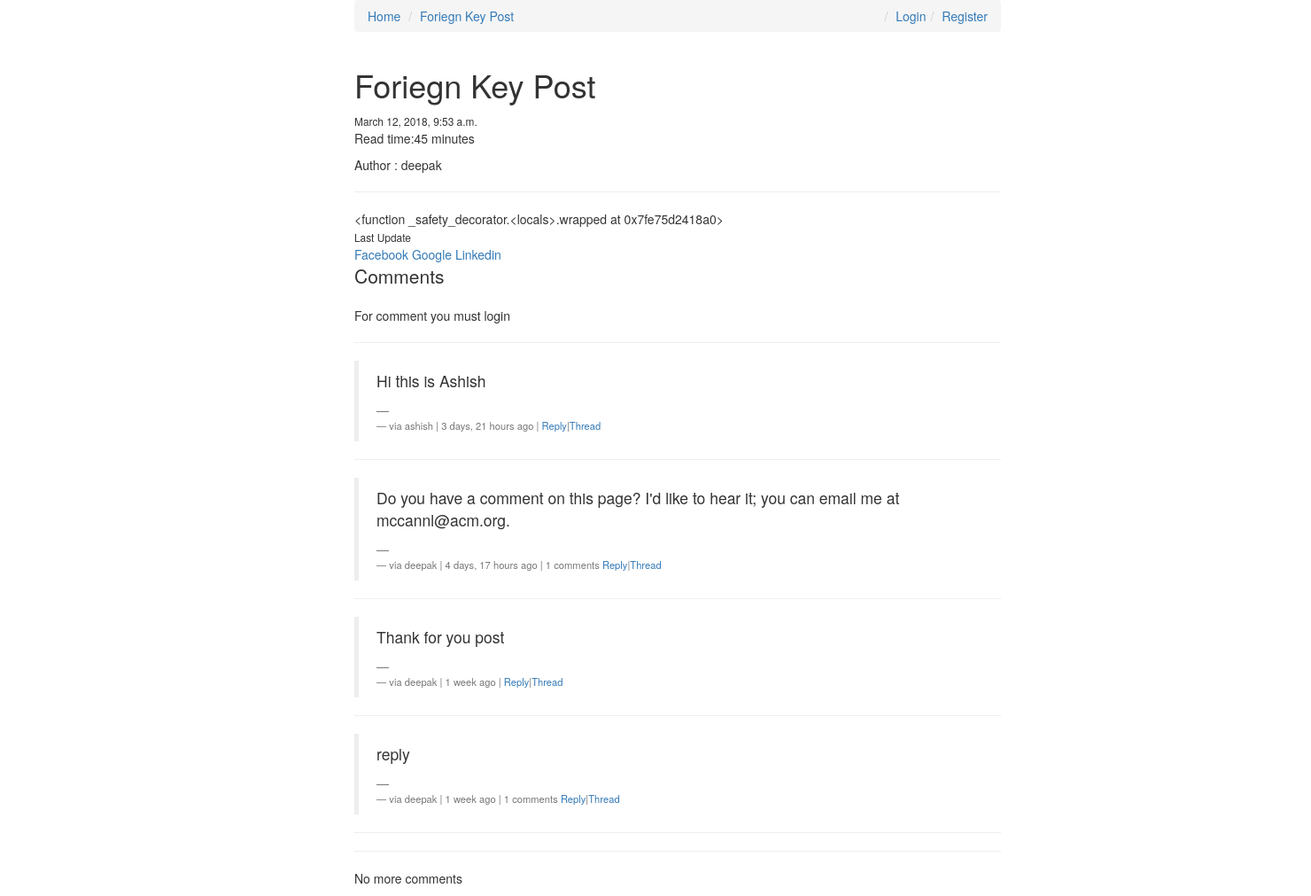
/forieng-key-post/, run on the app's committed database.
### posts/models.py (models this page shows, shortened)
class Post(models.Model):
    user = models.ForeignKey(settings.AUTH_USER_MODEL,default=1)
    image   = models.ImageField(upload_to= upload_location,
    null=True, blank=True,
    height_field="height_field",
    width_field="width_field")
    slug = models.SlugField(max_length = 120)
    height_field = models.IntegerField(default= 0)
    width_field = models.IntegerField(default= 0)
    title   = models.CharField(max_length = 30)
    content = models.TextField()
    draft = models.BooleanField(default=False)
    read_time = models.TimeField(null =True, blank=True)
    publish = models.DateTimeField(auto_now =True, auto_now_add = False)
    update  =  models.DateTimeField(auto_now = True, auto_now_add = False)
    timestamp  =  models.DateTimeField(auto_now = False, auto_now_add = True)
    objects = PostManager()
    def get_absolute_url(self):
        return reverse("post:detail", kwargs={"slug": self.slug})
    def get_markdown(self, *arg, **kwargs):
        content = self.content
        return mark_safe(markdown(content))
    @property
    def comments(self):
        instance = self
        qs = Comment.objects.instance_of_comment(instance)
        return qs
    @property
    def get_content_type(self):
        instance = self
        content_type = ContentType.objects.get_for_model(instance.__class__)
        return content_type
    class Meta:
        ordering=["-timestamp", "-update"]

### comments/models.py (models this page shows, shortened)
class Comment(models.Model):
	user 		= models.ForeignKey(settings.AUTH_USER_MODEL,default=1)
	content_type = models.ForeignKey(ContentType, on_delete=models.CASCADE)
	object_id = models.PositiveIntegerField()
	content_object = GenericForeignKey('content_type', 'object_id')
	parent  = models.ForeignKey('self',blank=True,null=True)
	content 	= models.TextField()
	timestamp 	= models.DateTimeField(auto_now_add=True)
	objects = CommentManeger()
	class Meta:
		ordering =["-timestamp"]
	def get_absolute_url(self):
		return reverse("comments:thread",kwargs={"id":self.id})
	def children(self):
		return Comment.objects.filter(parent=self)

### posts/views.py (the view)
# urls.py: url(r'^(?P<slug>[\w-]+)/$',post_detail, name="detail"),
def post_detail(request, slug=None):
    instance = get_object_or_404(Post, slug=slug)
    share_string = quote(instance.slug)# this is create string show while share url
    comments = instance.comments # using costum model manager and commnet @property
    print(get_read_time(instance.get_markdown()))
    initial_data = {
        "content_type": instance.get_content_type,
        "object_id": instance.id
    }
    form    = CommentForm(request.POST or None, initial= initial_data)
    if form.is_valid():
        c_type = form.cleaned_data.get("content_type")
        content_type = ContentType.objects.get(model=c_type)
        obj_id = form.cleaned_data.get("object_id")
        content_data = form.cleaned_data.get("content")
        parent_obj =None
        try:
            parent_id = int(request.POST.get("parent_id"))
        except:
            parent_id = None
        if parent_id:
            parent_qs = Comment.objects.filter(id=parent_id)
            if parent_qs.exists() and parent_qs.count()==1:
                parent_obj = parent_qs.first()
        new_comment, created = Comment.objects.get_or_create(
                            user = request.user,
                            content_type = content_type,
                            object_id = obj_id,
                            content = content_data,
                            parent = parent_obj,
            )
        return HttpResponseRedirect(new_comment.content_object.get_absolute_url())
    else:
        print("form not valid")
    context = {
    "title": instance.title,
    "instance": instance,
    "share_string":share_string,
    "comments":comments,
    "comment_form":form,
    }
    return render(request,'post_detail.html',context)

### comments/models.py (called while the page is built)
	def instance_of_comment(self, instance):
		content_type = ContentType.objects.get_for_model(instance.__class__)
		obj_id   = instance.id
		qs = super(CommentManeger, self).filter(content_type = content_type, object_id= obj_id).filter(parent=None)
		return qs

### posts/templatetags/urlify.py (called while the page is built)
@register.filter
def urlify(value):
    return quote(value)

### posts/utils.py (called while the page is built)
def count_words(html_string):
	word_string = strip_tags(html_string)
	matching_list = re.findall(r'\w',word_string)
	count = len(matching_list) #here count the word
	return count

def get_read_time(html_string):
	word = count_words(html_string)
	read_time_min = math.ceil((word/200.0))#assuming 200 reading word persecond
	read_time = str(datetime.timedelta(minutes = read_time_min))
	return read_time

### templates/post_detail.html (shortened to what this page needs)
{% extends "base.html" %}
{% load markdown_deux_tags %}
{% load crispy_forms_tags %}
{% load urlify %}
{% block block_post %}
<li><a href="{{ instance.get_absolute_url }}">{{ instance.title }}</a></li>
{% endblock block_post %}
{% block content %}
<div class="col-sm-8 ">
	<h1>{{ title }}</h1><small>{% if instance.draft %} <span style="color: red">Draft</span> {% endif %} {{ instance.publish }}</small><br/>
	<p>Read time:{{ instance.read_time|time:"i" }} minutes</p>
	<p> Author : {{ instance.user }}</p>
	<hr/>
	<div class="post_detail_item">{{ instance.get_markdown }}<br/></div>
	<small> Last Update {{ instance.comment_set.all }}</small><br/>
<div>
  <a href="https://www.facebook.com/sharer/sharer.php?u={{ request.build_absolute_uri }}">
Facebook
</a>
<a href='https://plus.google.com/share?url={{ request.build_absolute_uri }}'> Google</a>
  <a href="https://www.linkedin.com/shareArticle?mini=true&title={{ instance.title }}&url={{ request.build_absolute_uri }}&summery={{ instance.share_string|urlify }}">
  Linkedin
  </a>
</div>
<div>
	<p class="lead"> Comments</p>
	{% if request.user.is_authenticated %}
		<form method="POST" action="."> {% csrf_token %}
			{{ comment_form|crispy }}
			<input type="submit" value="post comment" class="btn btn-default">
		</form>
	{% else %}
	<p> For comment you must login</p>
	{% endif %}
	<hr/>
	{% if comments   %}
	{% for comment in comments %}
		<blockquote class="blockquote">
			<p>{{ comment.content }}</p>
			<footer><small>via {{ comment.user }} | {{ comment.timestamp|timesince }} ago |
				{% if comment.children.count > 0 %}{{ comment.children.count }} comment{% if comment.children.count >= 1 %}s{% endif %}{% endif %}
				<a class="comment-reply-btn" href="#">Reply</a>|<a class="" href="{{ comment.get_absolute_url }}">Thread</a></small>
			</footer>
		</blockquote>
		<hr/>
		{% endfor %}
	{% endif %}
	<hr/>
	<p> No more comments</p>
</div>
</div>
{% endblock content %}

### templates/base.html (shortened to what this page needs)
{% load static %}
<!DOCTYPE html>
<html>
<head>
</head>
<body>
<div class="container  col-sm-offset-3">
	<div class="col-sm-8">
		<ol class="breadcrumb">
			<li><a href="/">Home</a></li>
			{% block block_post %}
			{% endblock block_post %}
			{% if not request.user.is_authenticated %}
				<li class="pull-right"><a href="{% url 'register' %}">Register</a></li>
				<li class="pull-right"><a href="{% url 'login' %}">Login</a></li>
			{% else %}
				<li class="pull-right"><a href="{% url 'logout' %}">Logout</a></li>
			{% endif %}
		</ol>
	</div>
	{% block content %}
	{% endblock content %}
</div>
<link rel="stylesheet" href='{% static "/css/base.css" %}'>
<link rel="stylesheet" href="https://maxcdn.bootstrapcdn.com/bootstrap/3.3.7/css/bootstrap.min.css">
<link rel="stylesheet" href="https://maxcdn.bootstrapcdn.com/bootstrap/3.3.7/css/bootstrap-theme.min.css">
</body>
</html>

### static/css/base.css (style rules this page uses)
h1 { color: #777777 }

### data on the page
Post: title "Foriegn Key Post", publish "March 12, 2018, 9:53 a.m.", read_time "45", user "deepak", get_markdown "<function _safety_decorator.<locals>.wrapped at 0x7fe75d2418a0>"
Comment: content "Hi this is Ashish", user "ashish", timestamp "3 days, 21 hours"
Comment: content "Do you have a comment on this page? I'd like to hear it; you can email me at mccannl@acm.org.", user "deepak", timestamp "4 days, 17 hours", children.count "1"
Comment: content "Thank for you post", user "deepak", timestamp "1 week"
Comment: content "reply", user "deepak", timestamp "1 week", children.count "1"
